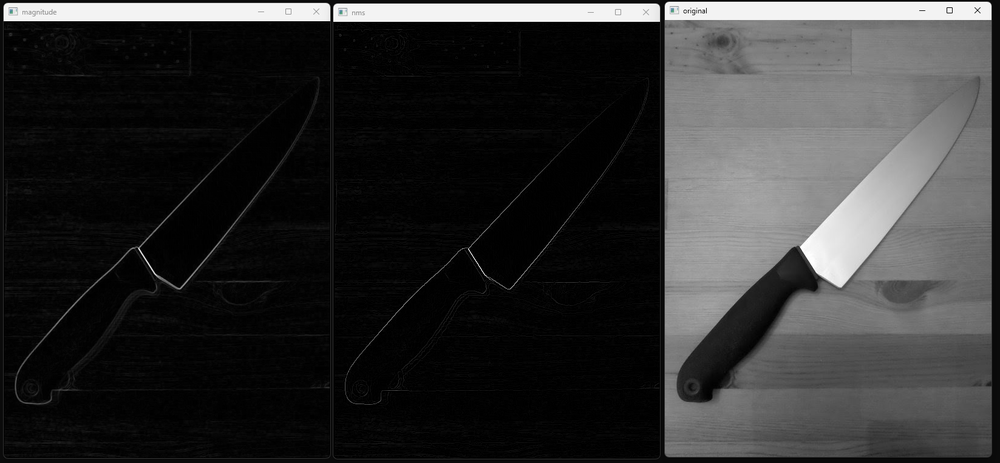
//> input picture 1/example.png, 1000 x 463 px, shrunk from 1647 x 763 before the run
$ ./main ../example.png   (built with g++ and OpenCV 4)
//> lines starting //> are read from the running program, lines starting //| are printed output that depends on the picture
#include <opencv2/core.hpp>
#include <opencv2/imgcodecs.hpp>
#include <opencv2/highgui.hpp>
#include <opencv2/opencv.hpp>
#include <iostream>
#include <string>

#include "helper.h"
using namespace cv;

void filterPrewitt(Mat& in, Mat& magnitude, Mat& theta, Mat& Kx, Mat& Ky)
{
    const auto W = in.cols;
//> W = 1000
    const auto H = in.rows;
//> H = 463

    const auto W_kern = Kx.cols / 2;
    const auto H_kern = Kx.rows / 2;

    // over the input image
    for (int i = H_kern; i < H - H_kern; i++) {
        for (int j = W_kern; j < W - W_kern; j++) {

            // over the filter
            float magX = 0;
            float magY = 0;

            for (int k = -H_kern; k <= H_kern; k++) {
                for (int l = -W_kern; l <= W_kern; l++) {
                    magX += in.at<uchar>(i + k, j + l) * Kx.at<float>(H_kern + k, W_kern + l);
                    magY += in.at<uchar>(i + k, j + l) * Ky.at<float>(H_kern + k, W_kern + l);
                }
            }

            magnitude.at<float>(i, j) = sqrtf(powf(magX, 2) + powf(magY, 2));
            theta.at<float>(i, j) = atanf(magY / magX);
        }
    }
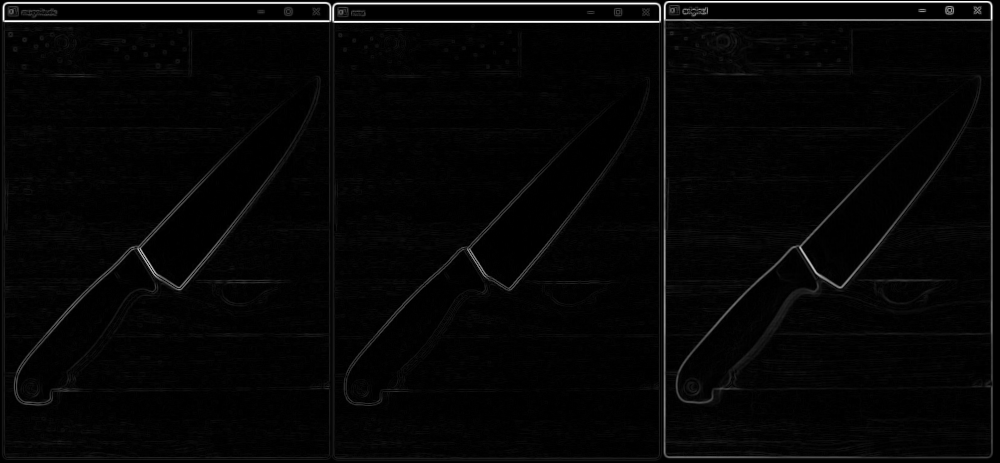
//> magnitude: 463 rows x 1000 cols, CV_32FC1; min 0, max 765, mean 20; drawn with min black and max white
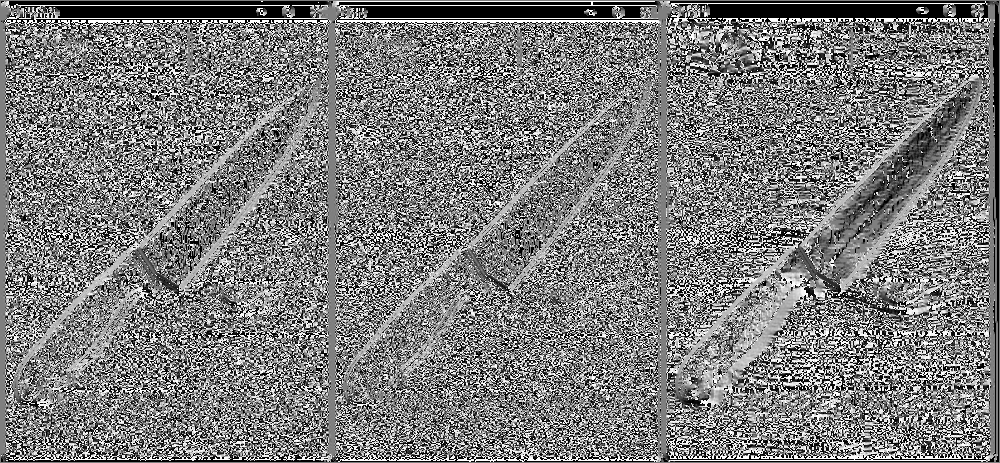
//> theta: 463 rows x 1000 cols, CV_32FC1; 3.37% of the values are NaN or infinite; the others: min -1.57, max 1.57, mean 0.0109; drawn with min black, max white, NaN and infinite black

    // normalise
    double min, max;
    cv::minMaxLoc(magnitude, &min, &max);
//> min = 0; max = 765
    magnitude = magnitude / max;
}

void NMS(Mat& in, Mat& out, Mat& angles)
{
    angles = angles * 180 / CV_PI;
    for (int i = 2; i < in.rows - 1; i++) {
        for (int j = 2; j < in.cols - 1; j++) {
            if (angles.at<float>(i, j) >= -22.5 && angles.at<float>(i, j) <= 22.5) {
                if ((in.at<float>(i, j) >= in.at<float>(i, j + 1)) && (in.at<float>(i, j) >= in.at<float>(i, j - 1)))
                    out.at<float>(i, j) = in.at<float>(i, j);
            }
            else if (angles.at<float>(i, j) >= 22.5 && angles.at<float>(i, j) <= 67.5) {
                if ((in.at<float>(i, j) >= in.at<float>(i + 1, j + 1)) && (in.at<float>(i, j) >= in.at<float>(i - 1, j - 1)))
                    out.at<float>(i, j) = in.at<float>(i, j);
            }
            else if (
                (angles.at<float>(i, j) < -22.5 && angles.at<float>(i, j) >= -67.5)) {
                if ((in.at<float>(i, j) >= in.at<float>(i + 1, j - 1)) && (in.at<float>(i, j) >= in.at<float>(i - 1, j + 1)))
                    out.at<float>(i, j) = in.at<float>(i, j);
            }
            else if (
                (angles.at<float>(i, j) >= 67.5 && angles.at<float>(i, j) <= 90) || (angles.at<float>(i, j) < -67.5 && angles.at<float>(i, j) >= -90)) {
                if (
                    (in.at<float>(i, j) >= in.at<float>(i + 1, j)) && (in.at<float>(i, j) >= in.at<float>(i - 1, j)))
                    out.at<float>(i, j) = in.at<float>(i, j);
            }
        }
    }
}

int main(int argc, char** argv)
{
    // LOAD IMAGE
    cv::CommandLineParser parser(argc, argv, "{@input |../data/julia.png|input image}");
    String imageName = parser.get<String>("@input");
    std::string image_path
        = samples::findFile(imageName);
    Mat img = imread(image_path, 0);
    if (img.empty()) {
        std::cout << "Could not read the image: " << image_path << std::endl;
        return 1;
    }

    imshow("original", img);

    Mat img_blur;
    GaussianBlur(img, img_blur, Size(3, 3), 0);

    // Prewitt horizontal
    float p_kernelY[9] = { 1, 1, 1, 0, 0, 0, -1, -1, -1 };
    cv::Mat prewittY = cv::Mat(3, 3, CV_32F, p_kernelY);
    // std::cout << prewittY << std::endl;

    // Prewitt vertical
    float p_kernelX[9] = { 1, 0, -1, 1, 0, -1, 1, 0, -1 };
    cv::Mat prewittX = cv::Mat(3, 3, CV_32F, p_kernelX);
    // std::cout << prewittX << std::endl;

    cv::Mat magnitude = Mat::zeros(img.rows, img.cols, CV_32F);
    cv::Mat theta = Mat::zeros(img.rows, img.cols, CV_32F);
    cv::Mat nms = Mat::zeros(img.rows, img.cols, CV_32F);

    filterPrewitt(img, magnitude, theta, prewittX, prewittY);
    // check_data(magnitude, "magnitude");
    // check_data(theta, "theta");
    imshow("magnitude", magnitude);

    NMS(magnitude, nms, theta);
    // check_data(nms, "nms");

    magnitude.convertTo(magnitude, CV_8UC3, 255.0);
//> magnitude: 463 rows x 1000 cols, CV_8UC1
    imwrite("magnitude.png", magnitude);
    nms.convertTo(nms, CV_8UC3, 255.0);
    imshow("nms", nms);
    imwrite("nms.png", nms);

    int k = waitKey(0); // Wait for a keystroke in the window
//> the space key is pressed
    // [8 lines of commented-out code are left out]

    return 0;
}
